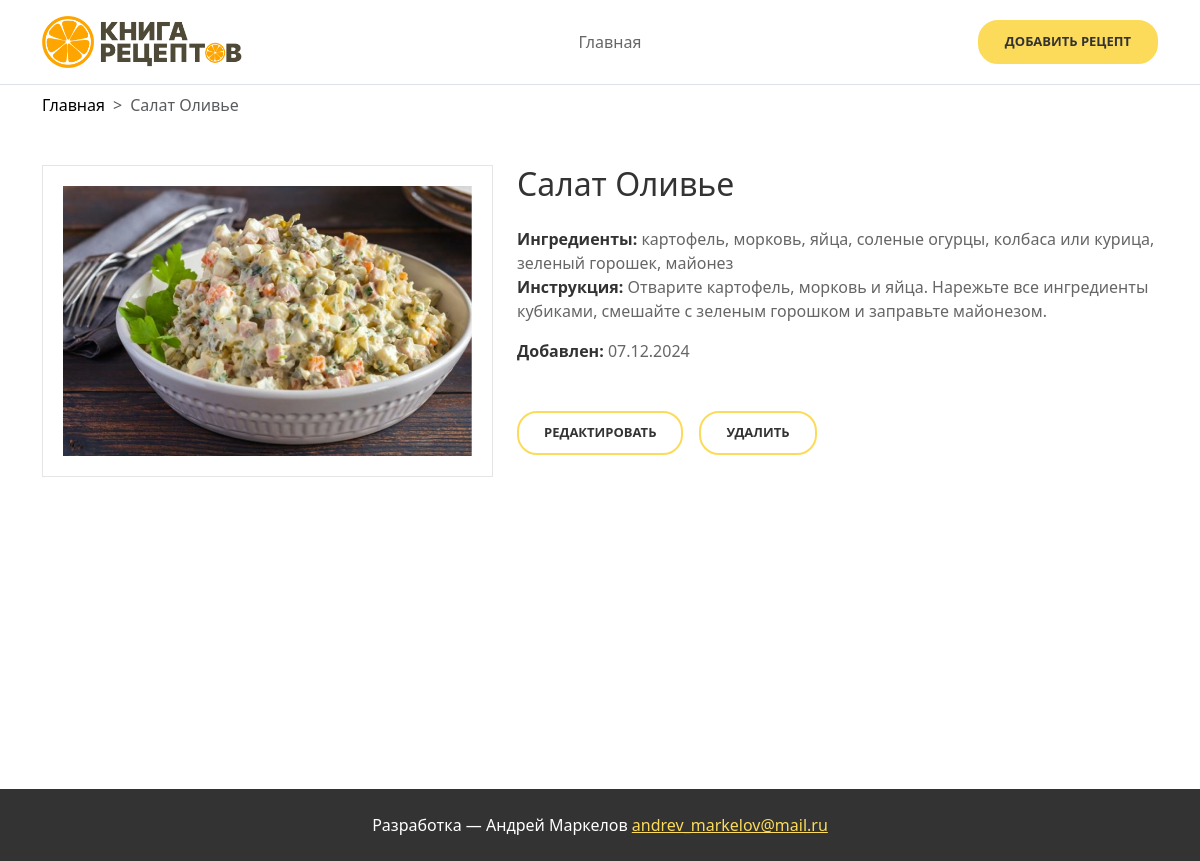
The page /recipe/salat-olive on the database its author committed.
### tables this page shows
CREATE TABLE `recipes` (
  `id` int NOT NULL,
  `title` varchar(255) NOT NULL,
  `slug` varchar(255) NOT NULL,
  `ingredients` text NOT NULL,
  `instructions` text NOT NULL,
  `image_path` varchar(255) DEFAULT NULL,
  `created_at` timestamp NULL DEFAULT CURRENT_TIMESTAMP,
  `updated_at` timestamp NULL DEFAULT CURRENT_TIMESTAMP ON UPDATE CURRENT_TIMESTAMP
);

### app/Controllers/RecipeController.php (called while the page is built, shortened)
<?php
require_once __DIR__ . '/../Models/Recipe.php';
class RecipeController
{
    public function show(string $slug): void
    {
        $recipe = Recipe::findBySlug($slug);
        include __DIR__ . '/../Views/recipes/show.php';
    }
}

### routes/web.php (called while the page is built, shortened)
<?php
require_once __DIR__ . '/../app/Controllers/RecipeController.php';
return [
    '/' => function () {
        $controller = new RecipeController();
        $controller->index();
    },
    '/recipe/create' => function () {
        $controller = new RecipeController();
        $controller->create();
    },
    '/recipe/store' => function () {
        $controller = new RecipeController();
        $controller->store();
    },
    '/recipe/{slug}' => function ($slug) {
        $controller = new RecipeController();
        $controller->show($slug);
    },
    '/recipe/{slug}/edit' => function ($slug) {
        $controller = new RecipeController();
        $controller->edit($slug);
    },
    '/recipe/{slug}/update' => function ($slug) {
        $controller = new RecipeController();
        $controller->update($slug);
    },
    '/recipe/{slug}/delete' => function ($slug) {
        $controller = new RecipeController();
        $controller->delete($slug);
    },
    '/recipes' => function () {
        $controller = new RecipeController();
        $controller->filter();
    },
];

### app/Models/Recipe.php (called while the page is built, shortened)
<?php
class Recipe
{
    public static function findBySlug(string $slug): ?array
    {
        $db = self::getDB();
        $stmt = $db->prepare('SELECT * FROM recipes WHERE slug = :slug');
        $stmt->execute([':slug' => $slug]);
        $recipe = $stmt->fetch(PDO::FETCH_ASSOC);
        return $recipe ?: null;
    }
    private static function getDB(): PDO
    {
        $config = include __DIR__ . '/../../config/database.php';
        $dsn = "mysql:host={$config['host']};port={$config['port']};dbname={$config['database']};charset={$config['charset']}";
        return new PDO($dsn, $config['username'], $config['password']);
    }
}

### app/Views/recipes/show.php (the view, shortened to what this page needs)
<div class="container pt-2 pb-5">
    <nav style="--bs-breadcrumb-divider: '>';" aria-label="breadcrumb" class="mb-5">
        <ol class="breadcrumb">
            <li class="breadcrumb-item"><a href="/" class="text-black">Главная</a></li>
            <li class="breadcrumb-item active" aria-current="page"><?php echo htmlspecialchars($recipe['title']); ?></li>
        </ol>
    </nav>
    <div class="row">
        <div class="col-md-5 mb-4">
            <div class="recipe-image">
                <img src="/public/assets/images/recipe-images/<?php echo htmlspecialchars($recipe['image_path']); ?>" alt="<?php echo htmlspecialchars($recipe['title']) ?>">
            </div>
        </div>
        <div class="col-md-7 mb-4">
            <div class="recipe-detail">
                <h1 class="h2 text-sm-start text-center mb-4"><?php echo htmlspecialchars($recipe['title']); ?></h1>
                <p class="mb-0"><strong>Ингредиенты:</strong> <?php echo htmlspecialchars($recipe['ingredients']); ?></p>
                <p><strong>Инструкция:</strong> <?php echo htmlspecialchars($recipe['instructions']); ?></p>
                <p><strong>Добавлен:</strong> <?php echo date('d.m.Y', strtotime($recipe['created_at'])); ?></p>
                <div class="d-flex align-items-center flex-wrap gap-3 mt-5">
                    <a href="/recipe/<?php echo htmlspecialchars($recipe['slug']); ?>/edit" class="btn-default">Редактировать</a>
                    <button type="button" class="btn-default" data-bs-toggle="modal" data-bs-target="#deleteModal">
                        Удалить
                    </button>
                </div>
            </div>
        </div>
    </div>
</div>
<?php $content = ob_get_clean();
include __DIR__ . '/../layouts/app.php'; ?>

### public/index.php (shortened to what this page needs)
<?php
require_once __DIR__ . '/../app/Controllers/RecipeController.php';
$routes = require_once __DIR__ . '/../routes/web.php';
$requestUri = strtok($_SERVER['REQUEST_URI'], '?');
if (array_key_exists($requestUri, $routes)) {
    $routeMatched = true;
    $routes[$requestUri]();
} else {
    foreach ($routes as $route => $handler) {
        $pattern = preg_replace('/\{([a-zA-Z0-9_]+)\}/', '([^/]+)', $route);
        $pattern = "#^" . $pattern . "$#";
        if (preg_match($pattern, $requestUri, $matches)) {
            array_shift($matches);
            $handler(...$matches);
            break;
        }
    }
}

### app/Views/layouts/header.php
<header class="header border-bottom">
    <div class="container py-3">
        <div class="d-flex justify-content-between align-items-center header-content">
            <a href="/" class="header-logo">
                <img src="/public/assets/images/logo.png" alt="Книга рецептов">
            </a>
            <nav class="header-nav">
                <ul class="list-unstyled mb-0">
                    <li><a href="/">Главная</a></li>
                </ul>
            </nav>
            <a href="/recipe/create" class="btn-header">Добавить рецепт</a>
        </div>
    </div>
</header>

### app/Views/layouts/footer.php
<footer class="footer">
    <div class="container py-4">
        <p class="text-center mb-0">Разработка — Андрей Маркелов <a href="mailto:andrev_markelov@mail.ru">andrev_markelov@mail.ru</a></p>
    </div>
</footer>

### public/assets/css/styles.css (style rules this page uses)
:root { --white: #ffffff; --sunshine: #fcdb5a; --gray-medium: #666666; --gray-dark: #333333; }
a { text-decoration: none; display: inline-block; }
.btn-default { border-radius: 20px; font-weight: 700; padding: 10px 25px; font-size: 13px; color: var(--gray-dark); border: 2px solid var(--sunshine); background-color: transparent; text-transform: uppercase; transition: 0.3s all; }
.header-logo img { width: 200px; height: auto; }
.header-nav a { position: relative; color: var(--gray-medium); }
.header-nav a:after { position: absolute; display: block; content: ''; width: 0; height: 2px; background-color: var(--sunshine); transition: 0.3s all; }
.btn-header { font-size: 13px; font-weight: 700; padding: 10px 25px; border-radius: 20px; color: var(--gray-dark); text-transform: uppercase; border: 2px solid var(--sunshine); background-color: var(--sunshine); transition: 0.3s all; }
.recipe-image { display: flex; justify-content: center; align-items: center; padding: 20px; border: 1px solid #e5e5e5; overflow: hidden; }
.recipe-image img { width: 400px; height: 400px; object-fit: cover; }
.recipe-detail h1 { color: var(--gray-dark); }
.recipe-detail p { color: var(--gray-medium); }
.recipe-detail p strong { color: var(--gray-dark); }
.footer { color: var(--white); background-color: var(--gray-dark); }
.footer a { color: var(--sunshine); text-decoration: underline; }
@media screen and (max-width: 1200px) { .recipe-image img { width: 100%; height: 100%; } }

### rows shown on the page
recipes: title "Салат Оливье", image_path (picture), ingredients "картофель, морковь, яйца, соленые огурцы, колбаса или курица, зеленый горошек, майонез", instructions "Отварите картофель, морковь и яйца. Нарежьте все ингредиенты кубиками, смешайте с зеленым горошком и заправьте майонезом.", created_at "07.12.2024"
